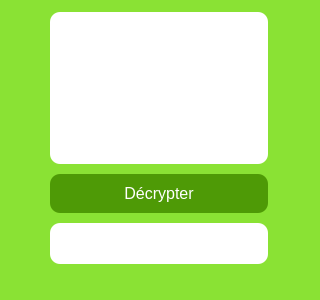
<?xml version="1.0" encoding="UTF-8"?>
<ui version="4.0">
 <class>Dialog</class>
 <widget class="QDialog" name="Dialog">
  <property name="geometry">
   <rect>
    <x>0</x>
    <y>0</y>
    <width>320</width>
    <height>300</height>
   </rect>
  </property>
  <property name="minimumSize">
   <size>
    <width>320</width>
    <height>300</height>
   </size>
  </property>
  <property name="maximumSize">
   <size>
    <width>320</width>
    <height>300</height>
   </size>
  </property>
  <property name="windowTitle">
   <string>Décrypter mot</string>
  </property>
  <property name="styleSheet">
   <string notr="true">background-color: rgb(138, 226, 52);</string>
  </property>
  <widget class="QWidget" name="layoutWidget">
   <property name="geometry">
    <rect>
     <x>30</x>
     <y>10</y>
     <width>258</width>
     <height>256</height>
    </rect>
   </property>
   <layout class="QVBoxLayout" name="verticalLayout">
    <item>
     <widget class="QTextEdit" name="textEdit">
      <property name="styleSheet">
       <string notr="true">background-color: rgb(255, 255, 255);
border: none;
padding: 10px;
font-size: 16px;
margin: 2px 20px;
border-radius: 10px;</string>
      </property>
     </widget>
    </item>
    <item>
     <widget class="QPushButton" name="pushButton">
      <property name="styleSheet">
       <string notr="true">border: none;
background-color: rgb(78, 154, 6);
padding: 10px;
color:white;
font-size: 16px;
margin: 2px 20px;
border-radius: 10px;</string>
      </property>
      <property name="text">
       <string>Décrypter</string>
      </property>
     </widget>
    </item>
    <item>
     <widget class="QLineEdit" name="lineEdit">
      <property name="styleSheet">
       <string notr="true">background-color: rgb(255, 255, 255);
border: none;
padding: 10px;
font-size: 16px;
margin: 2px 20px;
border-radius: 10px;</string>
      </property>
     </widget>
    </item>
   </layout>
  </widget>
 </widget>
 <resources/>
 <connections/>
</ui>
